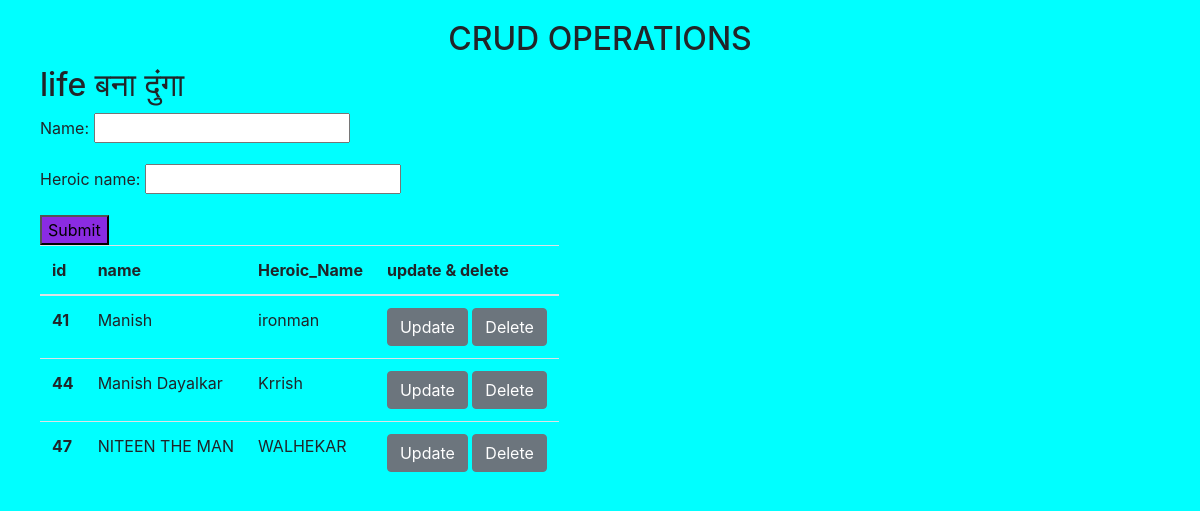
Before: /core/ with the older database file.
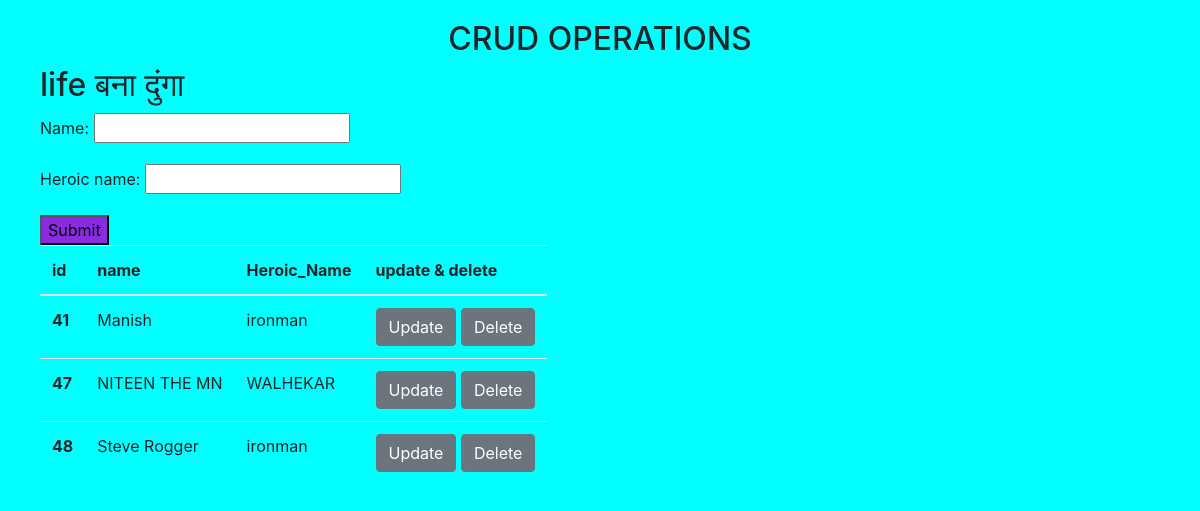
After: the same page with the newer database file.
### core/models.py (models this page shows)
class CrudModel(models.Model):
    name=models.CharField(max_length=50)
    heroic_name=models.CharField(max_length=50)

### core/views.py (the view)
# urls.py: path('core/',views.core),
def core(request):
    if request.method=='POST':
        crud=CrudForm(request.POST)
        if crud.is_valid():
            crud.save()
        cm=CrudModel.objects.all()
        cd=CrudForm()
    else:
       cm=CrudModel.objects.all()
       cd=CrudForm()
    return render(request,'core/core.html',{'cd':cd,'cm':cm})

### core/forms.py
class CrudForm(forms.ModelForm):
    class Meta:
        model=CrudModel
        fields=['name','heroic_name']

### core/templates/core/core.html (shortened to what this page needs)
<!DOCTYPE html>
{% load static %}
<html lang="en">
<head>
    <link rel="stylesheet" href="{% static 'core/css/bootstrap.min.css' %}">
    <link rel="stylesheet" href="{% static 'core/css/style.css' %}">
</head>
<body>
    <h2 class='crud'> CRUD OPERATIONS </h2>
    <div class="form">
        <h2>life बना दुंगा </h2>
        <form action="" method="POST" novalidate>
            <div class="input">
                {{cd.as_p}}
                <input type="submit" class="submit">
            </div>
            <div class="table">
                <table class="">
                    <thead>
                      <tr>
                        <th scope="col">id</th>
                        <th scope="col">name</th>
                        <th scope="col">Heroic_Name</th>
                        <th scope="col">update & delete</th>
                      </tr>
                    </thead>
                    <tbody>
                      {% for i in cm %}
                      <tr>
                        <th scope="row">{{i.id}}</th>
                        <td>{{i.name}}</td>
                        <td>{{i.heroic_name}}</td>
                        <td>
                          <a href="{% url 'update' i.id %}" class="btn btn-secondary">Update</a>
                          <form action="{% url 'delete' i.id %}" method="POST" class="d-inline">
                            <input type="submit" class="btn btn-secondary" value="Delete">
                          </form>
                        </td>
                      </tr>
                      {% endfor %}
                    </tbody>
                </table>
            </div>
        </form>
    </div>
</body>
</html>

### core/static/core/css/style.css (style rules this page uses)
body { background-color: aqua; }
.crud { margin-top: 20px; display: flex; justify-content: center; align-items: center; }
.form { margin-left: 40px; justify-content: space-evenly; }
.submit { background-color: blueviolet; }

Changed rows visible on the page:
removed CrudModel: id "44", name "Manish Dayalkar", heroic_name "Krrish"
changed CrudModel "WALHEKAR": name "NITEEN THE MAN" → "NITEEN THE MN"
added CrudModel: id "48", name "Steve Rogger", heroic_name "ironman"
